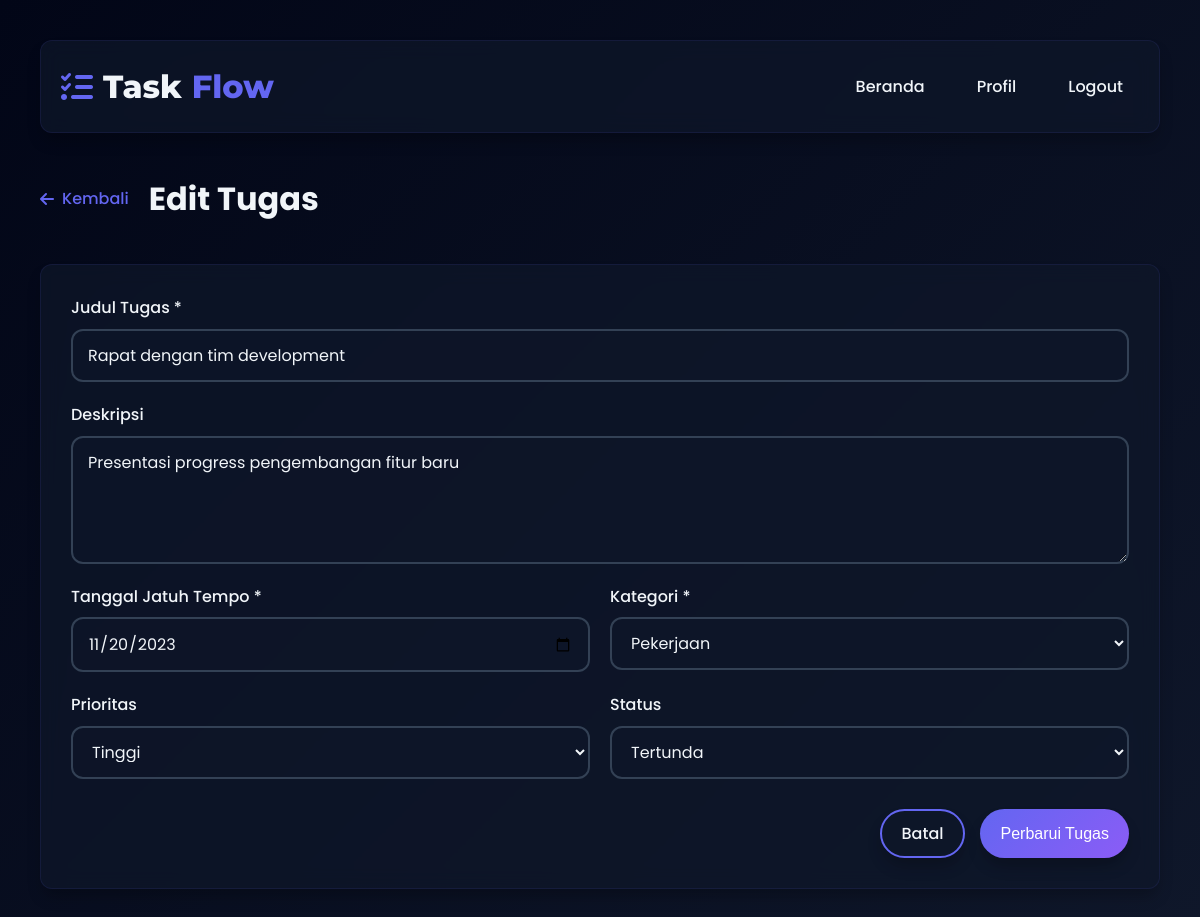
The app's page /edit.php?id=1 (signed in) with its own data.
### tables this page shows
CREATE TABLE `tasks` (
  `id` int(11) NOT NULL,
  `user_id` int(11) NOT NULL,
  `title` varchar(255) NOT NULL,
  `description` text DEFAULT NULL,
  `due_date` date DEFAULT NULL,
  `category` varchar(50) DEFAULT NULL,
  `priority` enum('high','medium','low') DEFAULT 'medium',
  `status` enum('pending','in_progress','completed') DEFAULT 'pending',
  `created_at` timestamp NOT NULL DEFAULT current_timestamp(),
  `updated_at` timestamp NOT NULL DEFAULT current_timestamp() ON UPDATE current_timestamp()
);

### edit.php (the view, shortened to what this page needs)
<?php
require_once 'config.php';
$user_id = $_SESSION['user_id'];
$is_edit = isset($_GET['id']);
$task = null;
if ($is_edit) {
    $task_id = $_GET['id'];
    $stmt = $pdo->prepare("SELECT * FROM tasks WHERE id = ? AND user_id = ?");
    $stmt->execute([$task_id, $user_id]);
    $task = $stmt->fetch(PDO::FETCH_ASSOC);
}
?>
<!DOCTYPE html>
<html lang="id">
<head>
    <link rel="stylesheet" href="https://cdnjs.cloudflare.com/ajax/libs/font-awesome/6.4.0/css/all.min.css">
    <link rel="stylesheet" href="style.css">
</head>
<body>
    <div class="container">
        <header>
            <a href="index.php" class="logo">
                <i class="fas fa-tasks"></i>
                Task<span>Flow</span>
            </a>
            <nav>
                <ul>
                    <li><a href="index.php">Beranda</a></li>
                    <li><a href="profile.php">Profil</a></li>
                    <li><a href="logout.php">Logout</a></li>
                </ul>
            </nav>
        </header>
        <div class="edit-container">
            <div class="edit-header">
                <a href="<?php echo $is_edit ? 'detail.php?id='.$task['id'] : 'index.php'; ?>" class="back-btn">
                    <i class="fas fa-arrow-left"></i> Kembali
                </a>
                <h1><?php echo $is_edit ? 'Edit Tugas' : 'Tambah Tugas Baru'; ?></h1>
            </div>
            <div class="edit-form-container">
                <form method="POST" class="edit-form">
                    <div class="form-group">
                        <label for="title">Judul Tugas *</label>
                        <input type="text" id="title" name="title" value="<?php echo $is_edit ? htmlspecialchars($task['title']) : ''; ?>" required>
                    </div>
                    <div class="form-group">
                        <label for="description">Deskripsi</label>
                        <textarea id="description" name="description" rows="4"><?php echo $is_edit ? htmlspecialchars($task['description']) : ''; ?></textarea>
                    </div>
                    <div class="form-row">
                        <div class="form-group">
                            <label for="due_date">Tanggal Jatuh Tempo *</label>
                            <input type="date" id="due_date" name="due_date" value="<?php echo $is_edit ? $task['due_date'] : ''; ?>" required>
                        </div>
                        <div class="form-group">
                            <label for="category">Kategori *</label>
                            <select id="category" name="category" required>
                                <option value="Pekerjaan" <?php echo $is_edit && $task['category'] === 'Pekerjaan' ? 'selected' : ''; ?>>Pekerjaan</option>
                            </select>
                        </div>
                    </div>
                    <div class="form-row">
                        <div class="form-group">
                            <label for="priority">Prioritas</label>
                            <select id="priority" name="priority">
                                <option value="high" <?php echo $is_edit && $task['priority'] === 'high' ? 'selected' : ''; ?>>Tinggi</option>
                            </select>
                        </div>
                        <div class="form-group">
                            <label for="status">Status</label>
                            <select id="status" name="status">
                                <option value="pending" <?php echo (!$is_edit) || ($is_edit && $task['status'] === 'pending') ? 'selected' : ''; ?>>Tertunda</option>
                            </select>
                        </div>
                    </div>
                    <div class="form-actions">
                        <a href="<?php echo $is_edit ? 'detail.php?id='.$task['id'] : 'index.php'; ?>" class="btn btn-secondary">Batal</a>
                        <button type="submit" class="btn"><?php echo $is_edit ? 'Perbarui Tugas' : 'Tambah Tugas'; ?></button>
                    </div>
                </form>
            </div>
        </div>
    </div>
</body>
</html>

### style.css (style rules this page uses)
:root { --primary: #6366f1; --primary-dark: #4f46e5; --secondary: #8b5cf6; --accent: #ec4899; --dark: #0f172a; --darker: #020617; --light: #f1f5f9; --gray: #94a3b8; --light-gray: #334155; --success: #10b981; --warning: #f59e0b; --danger: #ef4444; --transition: all 0.3s ease; --shadow: 0 10px 15px -3px rgba(0, 0, 0, 0.25); --shadow-lg: 0 20px 25px -5px rgba(0, 0, 0, 0.35); --radius: 12px; --card-bg: rgba(15, 23, 42, 0.7); --glow: 0 0 15px rgba(99, 102, 241, 0.3); }
* { margin: 0; padding: 0; box-sizing: border-box; }
body { font-family: 'Poppins', sans-serif; background: linear-gradient(135deg, var(--darker) 0%, var(--dark) 100%); color: var(--light); line-height: 1.6; overflow-x: hidden; min-height: 100vh; background-attachment: fixed; padding: 20px; }
.container { max-width: 1200px; margin: 0 auto; padding: 20px; }
header { display: flex; justify-content: space-between; align-items: center; margin-bottom: 40px; padding: 20px; background: var(--card-bg); border-radius: var(--radius); box-shadow: var(--shadow); border: 1px solid rgba(99, 102, 241, 0.1); backdrop-filter: blur(10px); }
.logo { font-family: 'Montserrat', sans-serif; font-size: 2rem; font-weight: 800; color: var(--light); text-decoration: none; display: flex; align-items: center; gap: 10px; }
.logo span { color: var(--primary); }
.logo i { color: var(--primary); }
nav ul { display: flex; list-style: none; gap: 20px; }
nav a { color: var(--light); text-decoration: none; font-weight: 500; transition: var(--transition); padding: 8px 16px; border-radius: 30px; }
.btn { display: inline-flex; align-items: center; gap: 8px; padding: 10px 20px; background: linear-gradient(135deg, var(--primary) 0%, var(--secondary) 100%); color: white; border-radius: 30px; text-decoration: none; font-weight: 500; transition: var(--transition); border: none; cursor: pointer; font-size: 1rem; box-shadow: var(--shadow); }
.btn-secondary { background: transparent; color: var(--light); border: 2px solid var(--primary); }
.back-btn { display: inline-flex; align-items: center; gap: 8px; color: var(--primary); text-decoration: none; font-weight: 500; transition: var(--transition); }
.edit-container { display: flex; flex-direction: column; gap: 20px; }
.edit-header { display: flex; align-items: center; gap: 20px; margin-bottom: 20px; }
.edit-header h1 { font-size: 2rem; color: var(--light); }
.edit-form-container { background: var(--card-bg); border-radius: var(--radius); padding: 30px; box-shadow: var(--shadow); border: 1px solid rgba(99, 102, 241, 0.1); backdrop-filter: blur(10px); }
.edit-form { display: flex; flex-direction: column; gap: 20px; }
.form-group { display: flex; flex-direction: column; gap: 8px; }
.form-group label { font-weight: 500; color: var(--light); }
.form-group input, .form-group select, .form-group textarea { padding: 12px 15px; background: rgba(15, 23, 42, 0.5); border: 2px solid var(--light-gray); border-radius: var(--radius); font-family: 'Poppins', sans-serif; font-size: 1rem; transition: var(--transition); color: var(--light); }
.form-group textarea { min-height: 120px; resize: vertical; }
.form-row { display: grid; grid-template-columns: 1fr 1fr; gap: 20px; }
.form-actions { display: flex; justify-content: flex-end; gap: 15px; margin-top: 10px; }

### records on screen
tasks: title "Rapat dengan tim development", description "Presentasi progress pengembangan fitur baru", due_date "11/20/2023", category "Pekerjaan", priority "Tinggi", status "Tertunda"
